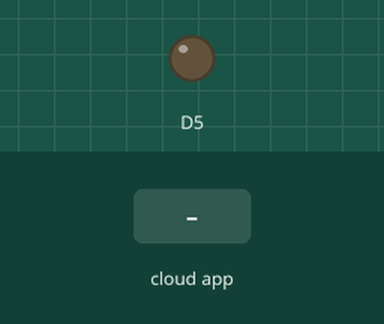
Recording of a sketch running on a simulated ESP8266 (NodeMCU). Shown: output pins drawn as LEDs (lit = HIGH). The inputs (shaded band) are chosen by the test bench. WiFi joins after 1.5 s; servers stay silent unless stated; the Firebase database answers and starts empty.

Above: at 2.7 s.
2.8 s: the phone or cloud app sets BULB2 to OFF
At 4.2 s:
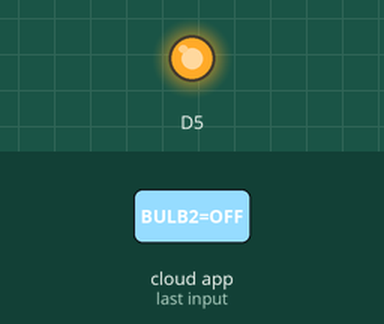
4.5 s: the phone or cloud app sets BULB2 to ON
At 5.4 s:
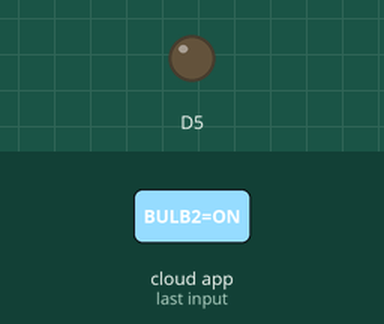
Timing chart, 0 to 7.5 s (numbered marks = the images above; inputs shaded):
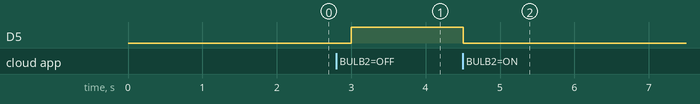

The sketch:

script.ino
```cpp
#include <ESP8266WiFi.h>
#include <FirebaseESP8266.h>


#define ssid "cloud360"
#define password "cClLoOuUdD360"
#define FIREBASE_HOST "web-ranger-default-rtdb.firebaseio.com"
#define FIREBASE_AUTH "LUj4ZihWoZPo9XyuEF0BxMefr6b4u4e9BzWQaeaN"

FirebaseData firebaseData;
FirebaseData fbdo;
void setup() {
  pinMode(D5,OUTPUT);
  WiFi.begin(ssid, password);
while (WiFi.status() != WL_CONNECTED)
{
delay(500);
}
Firebase.begin(FIREBASE_HOST, FIREBASE_AUTH);

}

void loop() {
  Firebase.setString(fbdo, F("BULBSYSTEM2"), "ON");
if (Firebase.get(firebaseData, "BULB2"))
{
if (firebaseData.dataType() == "string")
{
String BULB = firebaseData.stringData();
if (BULB == "ON") {

digitalWrite(D5,LOW);
}
else if (BULB == "OFF") {

digitalWrite(D5,HIGH);
}
else if (BULB.startsWith("ON")) {
        int n = BULB.substring(2).toInt();
digitalWrite(D5,LOW);
        delay(n * 1000);
digitalWrite(D5,HIGH);
        Firebase.setString(fbdo, F("BULB2"), "OFF");
}
else if (BULB.startsWith("OFF")) {
        int n = BULB.substring(3).toInt();
digitalWrite(D5,HIGH);
        delay(n * 1000);
digitalWrite(D5,LOW);
        Firebase.setString(fbdo, F("BULB2"), "ON");
}}}
}
```

Measured:
- after the input at 2.8 s, D5: LOW → HIGH after 0.20 s
- after the input at 4.5 s, D5: HIGH → LOW at once
